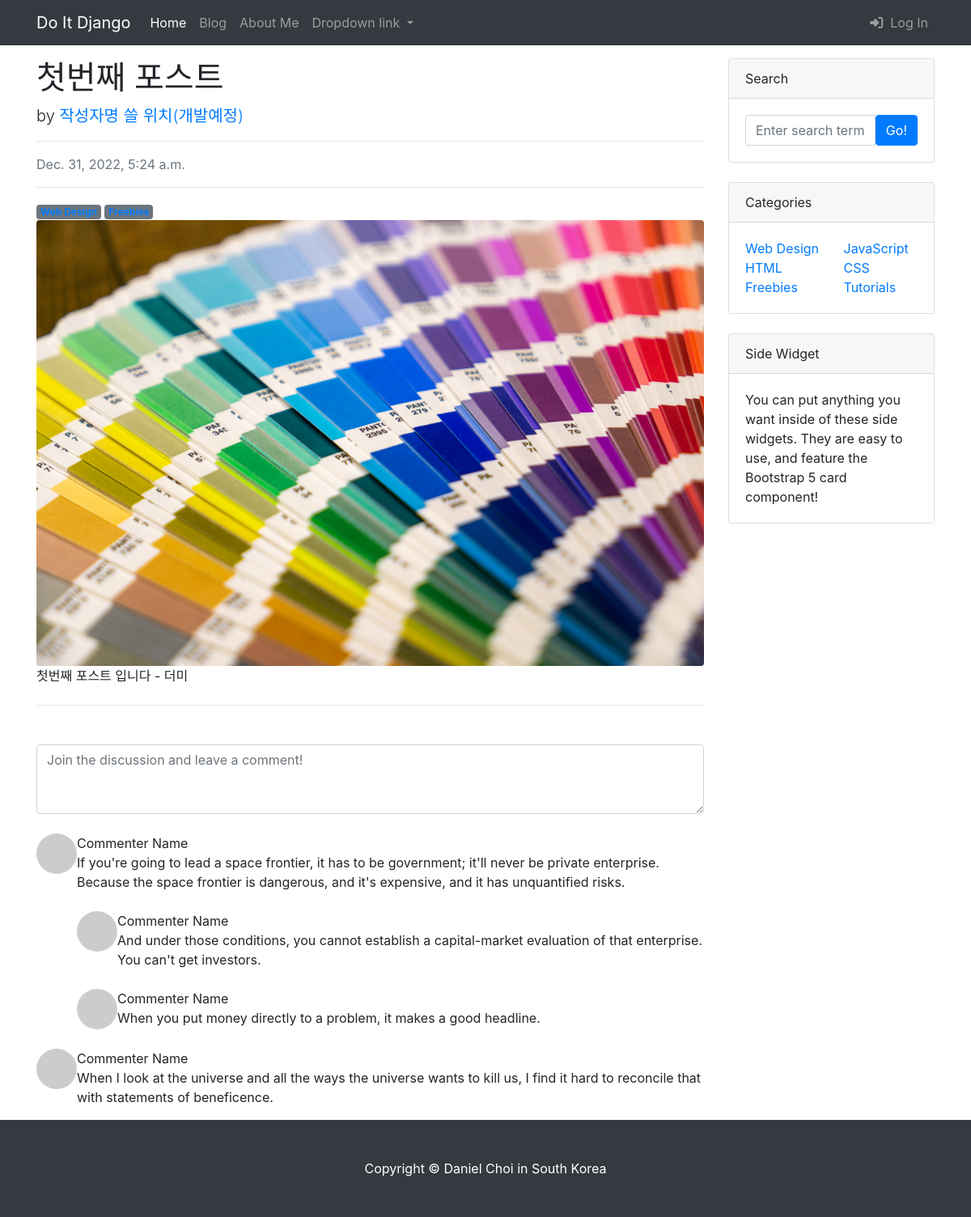
The page /blog/1/ on the database as committed earlier.
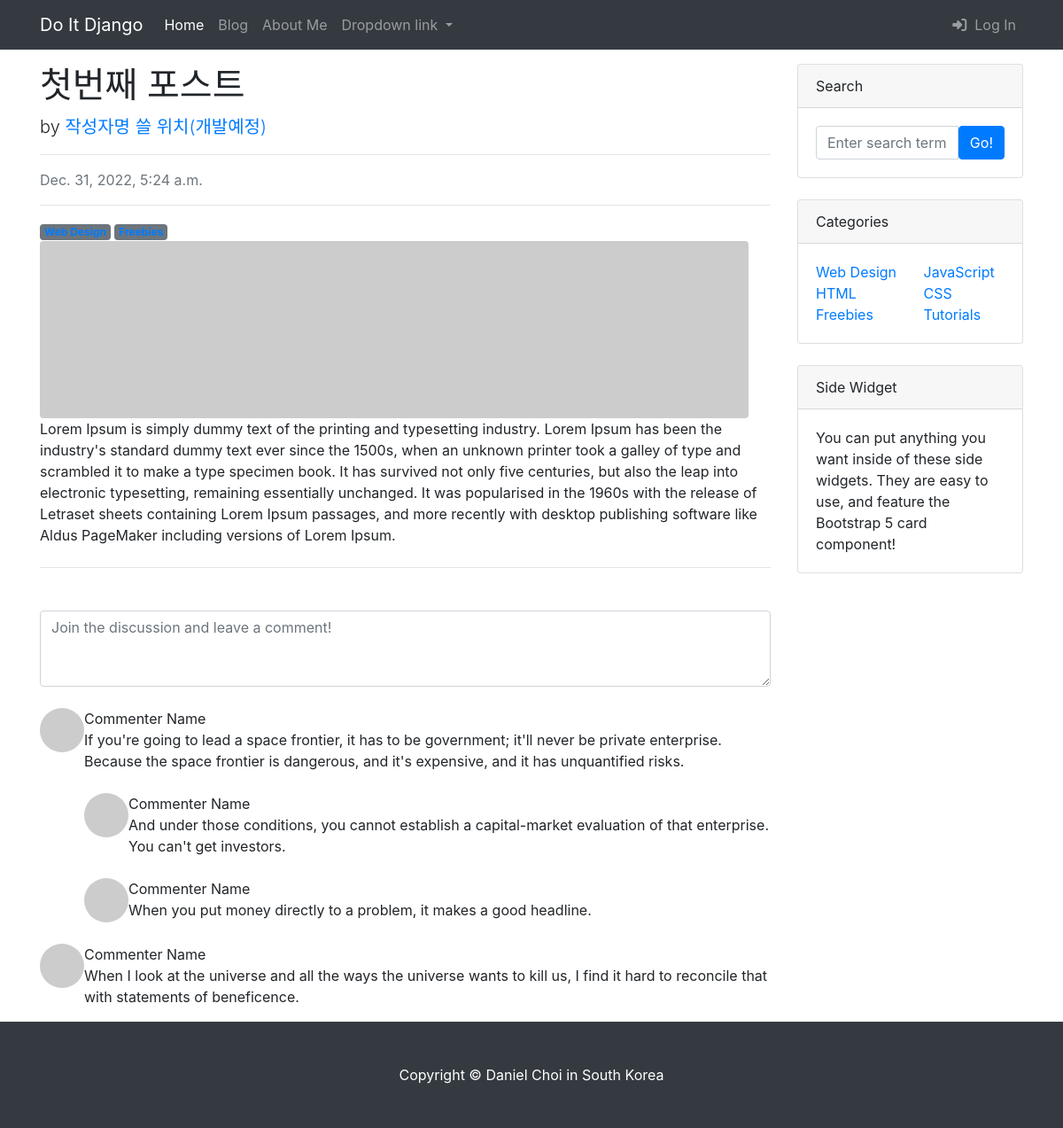
The same page on the database as committed later.
### blog/models.py (models this page shows, shortened)
class Post(models.Model):
    title = models.CharField(max_length=30)
    hook_text = models.CharField(max_length=100, blank=True)
    content = models.TextField()
    head_image = models.ImageField(
        upload_to='blog/images/%Y/%m/%d/', blank=True)
    file_upload = models.FileField(
        upload_to='blog/files/%Y/%m/%d/', blank=True)
    created_at = models.DateTimeField(auto_now_add=True)
    updated_at = models.DateTimeField(auto_now=True)
    author = models.ForeignKey(User, on_delete=models.CASCADE)

### blog/views.py (the view)
# urls.py: path('<int:pk>/', views.PostDetail.as_view())
class PostDetail(DetailView):
    model = Post

### templates/blog/post_detail.html (shortened to what this page needs)
{% extends 'blog/base.html' %}
{% block main_area %}
<div id="post-area">
    <h1 class="fw-bolder mb-1">{{ post.title }}</h1>
    <p class="lead">
        by
        <a href="#">작성자명 쓸 위치(개발예정)</a>
    </p>
    <hr>
    <div class="text-muted fst-italic mb-2">{{ post.created_at }}</div>
    <hr>
    <a class="badge bg-secondary text-decoration-none link-light" href="#!">Web Design</a>
    <a class="badge bg-secondary text-decoration-none link-light" href="#!">Freebies</a>
    {% if post.head_image %}
    <img class="img-fluid rounded" src="{{ post.head_image.url }}"
        alt="{{ post.title }} head_image"/>
    {% else %}
    <img class="img-fluid rounded" src="https://picsum.photos/seed/{{ post.id }}/800/200"
        alt="random_image">
    {% endif %}
    <section class="mb-5">
        <p class="fs-5 mb-4">{{ post.content }}</p>
        <hr>
    </section>
</div>
<div id="comment-area">
    <form class="mb-4"><textarea class="form-control" rows="3" placeholder="Join the discussion and leave a comment!"></textarea></form>
    <div class="d-flex mb-4">
        <div class="flex-shrink-0"><img class="rounded-circle" src="https://dummyimage.com/50x50/ced4da/6c757d.jpg" alt="..." /></div>
        <div class="ms-3">
            <div class="fw-bold">Commenter Name</div>
            If you're going to lead a space frontier, it has to be government; it'll never be private enterprise. Because the space frontier is dangerous, and it's expensive, and it has unquantified risks.
            <div class="d-flex mt-4">
                <div class="flex-shrink-0"><img class="rounded-circle" src="https://dummyimage.com/50x50/ced4da/6c757d.jpg" alt="..." /></div>
                <div class="ms-3">
                    <div class="fw-bold">Commenter Name</div>
                    And under those conditions, you cannot establish a capital-market evaluation of that enterprise. You can't get investors.
                </div>
            </div>
            <div class="d-flex mt-4">
                <div class="flex-shrink-0"><img class="rounded-circle" src="https://dummyimage.com/50x50/ced4da/6c757d.jpg" alt="..." /></div>
                <div class="ms-3">
                    <div class="fw-bold">Commenter Name</div>
                    When you put money directly to a problem, it makes a good headline.
                </div>
            </div>
        </div>
    </div>
    <div class="d-flex">
        <div class="flex-shrink-0"><img class="rounded-circle" src="https://dummyimage.com/50x50/ced4da/6c757d.jpg" alt="..." /></div>
        <div class="ms-3">
            <div class="fw-bold">Commenter Name</div>
            When I look at the universe and all the ways the universe wants to kill us, I find it hard to reconcile that with statements of beneficence.
        </div>
    </div>
</div>
{% endblock  %}

### templates/blog/base.html (shortened to what this page needs)
<!DOCTYPE html>
{% load static %}
<html lang="ko">
<head>
    <link href="{% static 'blog/bootstrap/bootstrap.min.css' %}" media="screen" rel="stylesheet" type="text/css">
</head>
<body>
    {% include 'blog/navbar.html' %}
    <div class="container my-3">
        <div class="row">
            <div class="col-md-8 col-lg-9" id="main-area">
                {% block main_area %}
                {% endblock  %}
            </div>
            <div class="col-md-4 col-lg-3">
                <div class="card mb-4">
                    <div class="card-header">Search</div>
                    <div class="card-body">
                        <div class="input-group">
                            <input class="form-control" type="text" placeholder="Enter search term..."
                                aria-label="Enter search term..." aria-describedby="button-search" />
                            <button class="btn btn-primary" id="button-search" type="button">Go!</button>
                        </div>
                    </div>
                </div>
                <div class="card mb-4">
                    <div class="card-header">Categories</div>
                    <div class="card-body">
                        <div class="row">
                            <div class="col-sm-6">
                                <ul class="list-unstyled mb-0">
                                    <li><a href="#!">Web Design</a></li>
                                    <li><a href="#!">HTML</a></li>
                                    <li><a href="#!">Freebies</a></li>
                                </ul>
                            </div>
                            <div class="col-sm-6">
                                <ul class="list-unstyled mb-0">
                                    <li><a href="#!">JavaScript</a></li>
                                    <li><a href="#!">CSS</a></li>
                                    <li><a href="#!">Tutorials</a></li>
                                </ul>
                            </div>
                        </div>
                    </div>
                </div>
                <div class="card mb-4">
                    <div class="card-header">Side Widget</div>
                    <div class="card-body">You can put anything you want inside of these side widgets. They are easy to use, and feature the Bootstrap 5 card component!</div>
                </div>
            </div>
        </div>
    </div>
    {% include 'blog/footer.html' %}
</body>
</html>

### templates/blog/navbar.html (shortened to what this page needs)
<nav class="navbar navbar-expand-lg navbar-dark bg-dark">
    <div class="container">
        <a class="navbar-brand" href="/">Do It Django</a>
        <div class="collapse navbar-collapse" id="navbarNavDropdown">
            <ul class="navbar-nav mr-auto">
                <li class="nav-item active">
                    <a class="nav-link" href="/">Home</a>
                </li>
                <li class="nav-item">
                    <a class="nav-link" href="/blog/">Blog</a>
                </li>
                <li class="nav-item">
                    <a class="nav-link" href="/about_me/">About Me</a>
                </li>
                <li class="nav-item dropdown">
                    <a class="nav-link dropdown-toggle" href="#" id="navbarDropdownMenuLink" role="button"
                        data-toggle="dropdown" aria-haspopup="true" aria-expanded="false">
                        Dropdown link
                    </a>
                </li>
            </ul>
            <ul class="navbar-nav">
                <li class="nav-item">
                    <a class="nav-link" href="#" data-toggle="modal" data-target="#loginModal">
                        <i class="fa-solid fa-right-to-bracket"></i>&nbsp Log In</a>
                </li>
            </ul>
        </div>
    </div>
</nav>

### templates/blog/footer.html
<footer class="py-5 bg-dark">
    <div class="container">
        <p class="m-0 text-center text-white">Copyright &copy; Daniel Choi in South Korea</p>
    </div>
</footer>

Rows that differ between the two databases and show on the page:
changed Post "첫번째 포스트": content "첫번째 포스트 입니다 - 더미" → "Lorem Ipsum is simply dummy text of the printing and typesetting industry. Lorem Ipsum has been the industry's standard dummy text ever since the 1500s, when an unknown printer took a galley of type and scrambled it to make a type specimen book. It has survived not only five centuries, but also the leap into electronic typesetting, remaining essentially unchanged. It was popularised in the 1960s with the release of Letraset sheets containing Lorem Ipsum passages, and more recently with desktop publishing software like Aldus PageMaker including versions of Lorem Ipsum."; head_image: picture removed
